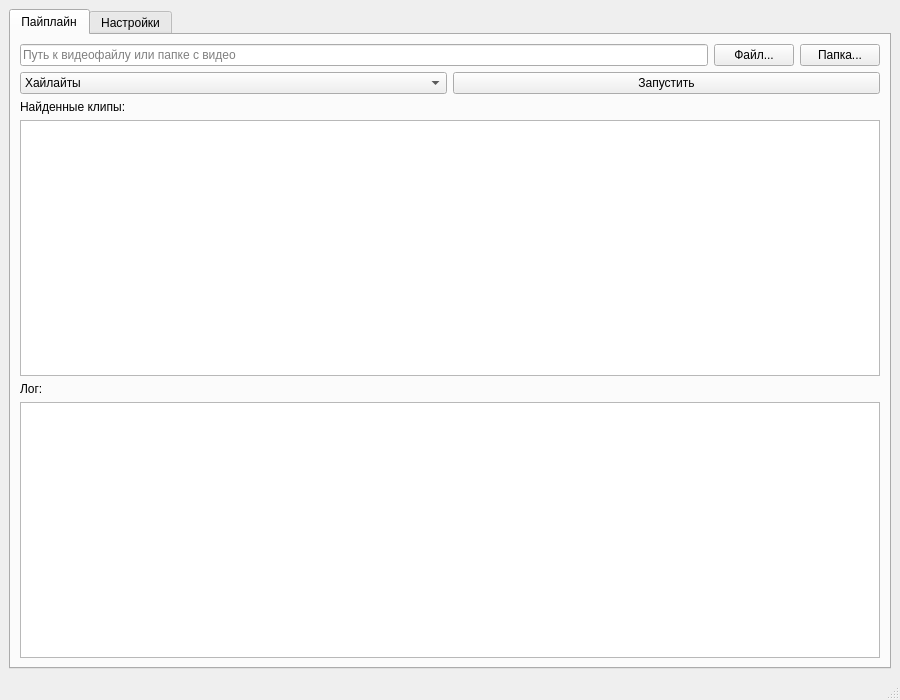
<?xml version="1.0" encoding="UTF-8"?>
<ui version="4.0">
 <class>MainWindow</class>
 <widget class="QMainWindow" name="MainWindow">
  <property name="geometry">
   <rect>
    <x>0</x>
    <y>0</y>
    <width>900</width>
    <height>700</height>
   </rect>
  </property>
  <property name="windowTitle">
   <string>Content Clipper — Хайлайты и Пересказ V5</string>
  </property>
  <widget class="QWidget" name="centralwidget">
   <layout class="QVBoxLayout" name="verticalLayout">
    <item>
     <widget class="QTabWidget" name="tabWidget">
      <property name="currentIndex">
       <number>0</number>
      </property>
      <widget class="QWidget" name="tab_pipeline">
       <attribute name="title">
        <string>Пайплайн</string>
       </attribute>
       <layout class="QVBoxLayout" name="pipelineLayout">
        <item>
         <layout class="QHBoxLayout" name="browseLayout">
          <item>
           <widget class="QLineEdit" name="browse_le">
            <property name="placeholderText">
             <string>Путь к видеофайлу или папке с видео</string>
            </property>
           </widget>
          </item>
          <item>
           <widget class="QPushButton" name="browse_file_pb">
            <property name="text">
             <string>Файл...</string>
            </property>
           </widget>
          </item>
          <item>
           <widget class="QPushButton" name="browse_folder_pb">
            <property name="text">
             <string>Папка...</string>
            </property>
           </widget>
          </item>
         </layout>
        </item>
        <item>
         <layout class="QHBoxLayout" name="startLayout">
          <item>
           <widget class="QComboBox" name="mode_cb">
            <item><property name="text"><string>Хайлайты</string></property></item>
            <item><property name="text"><string>Пересказ</string></property></item>
           </widget>
          </item>
          <item>
           <widget class="QPushButton" name="start_pb">
            <property name="text">
             <string>Запустить</string>
            </property>
           </widget>
          </item>
         </layout>
        </item>
        <item>
         <widget class="QLabel" name="clips_label">
          <property name="text">
           <string>Найденные клипы:</string>
          </property>
         </widget>
        </item>
        <item>
         <widget class="QTableWidget" name="clips_tw"/>
        </item>
        <item>
         <widget class="QLabel" name="log_label">
          <property name="text">
           <string>Лог:</string>
          </property>
         </widget>
        </item>
        <item>
         <widget class="QTextEdit" name="log_te">
          <property name="readOnly">
           <bool>true</bool>
          </property>
         </widget>
        </item>
       </layout>
      </widget>
      <widget class="QWidget" name="tab_settings">
       <attribute name="title">
        <string>Настройки</string>
       </attribute>
       <layout class="QVBoxLayout" name="settingsLayout"/>
      </widget>
     </widget>
    </item>
   </layout>
  </widget>
  <widget class="QMenuBar" name="menubar">
   <property name="geometry">
    <rect>
     <x>0</x>
     <y>0</y>
     <width>900</width>
     <height>21</height>
    </rect>
   </property>
  </widget>
  <widget class="QStatusBar" name="statusbar"/>
 </widget>
 <resources/>
 <connections/>
</ui>
